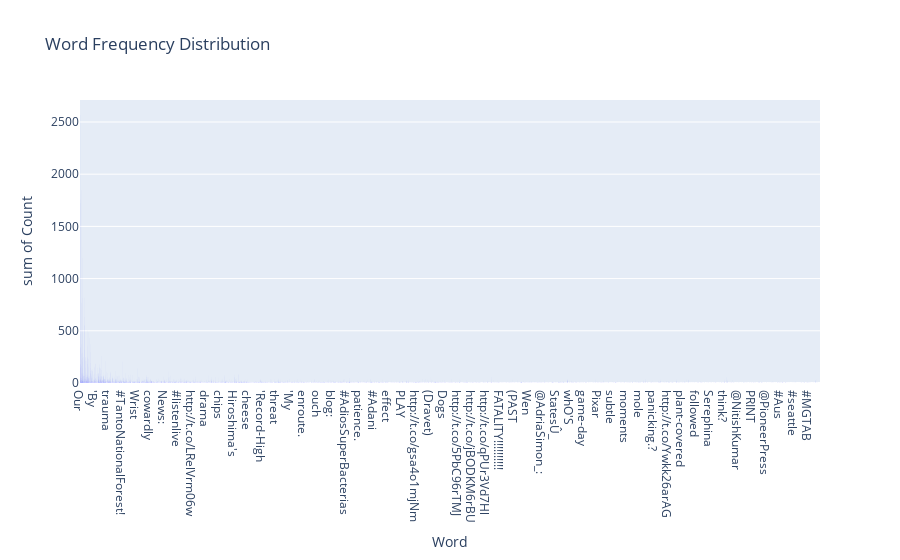

Source (notebook cell):
### Code cell
train['text'] = train['text'].astype(str)

# First, we split the tweets into individual words
words = ' '.join(train['text']).split()

# Count the frequency of each word
word_counts = Counter(words)

# Convert the dictionary to a DataFrame
word_counts_df = pd.DataFrame.from_dict(word_counts, orient='index').reset_index()
word_counts_df.columns = ['Word', 'Count']

# Plot the word frequencies using a histogram
fig = px.histogram(word_counts_df, x='Word', y='Count', nbins=50, title='Word Frequency Distribution')

fig.show()

### Figure 1 — Plotly figure (JSON) as saved in the notebook; plotly's stock layout.template omitted (floating-point values rounded to 4 significant figures; data arrays with more than 128 entries replaced by an {"elided": "..."} marker saying what was removed)
{"data": [{"alignmentgroup": "True", "bingroup": "x", "histfunc": "sum", "hovertemplate": "Word=%{x}<br>sum of Count=%{y}<extra></extra>", "legendgroup": "", "marker": {"color": "#636efa", "pattern": {"shape": ""}}, "name": "", "nbinsx": 50, "offsetgroup": "", "orientation": "v", "showlegend": false, "type": "histogram", "x": {"elided": "31924 str values"}, "xaxis": "x", "y": {"elided": "31924 int values"}, "yaxis": "y"}], "layout": {"barmode": "relative", "legend": {"tracegroupgap": 0}, "title": {"text": "Word Frequency Distribution"}, "xaxis": {"anchor": "y", "domain": [0, 1], "title": {"text": "Word"}}, "yaxis": {"anchor": "x", "domain": [0, 1], "title": {"text": "sum of Count"}}}}
